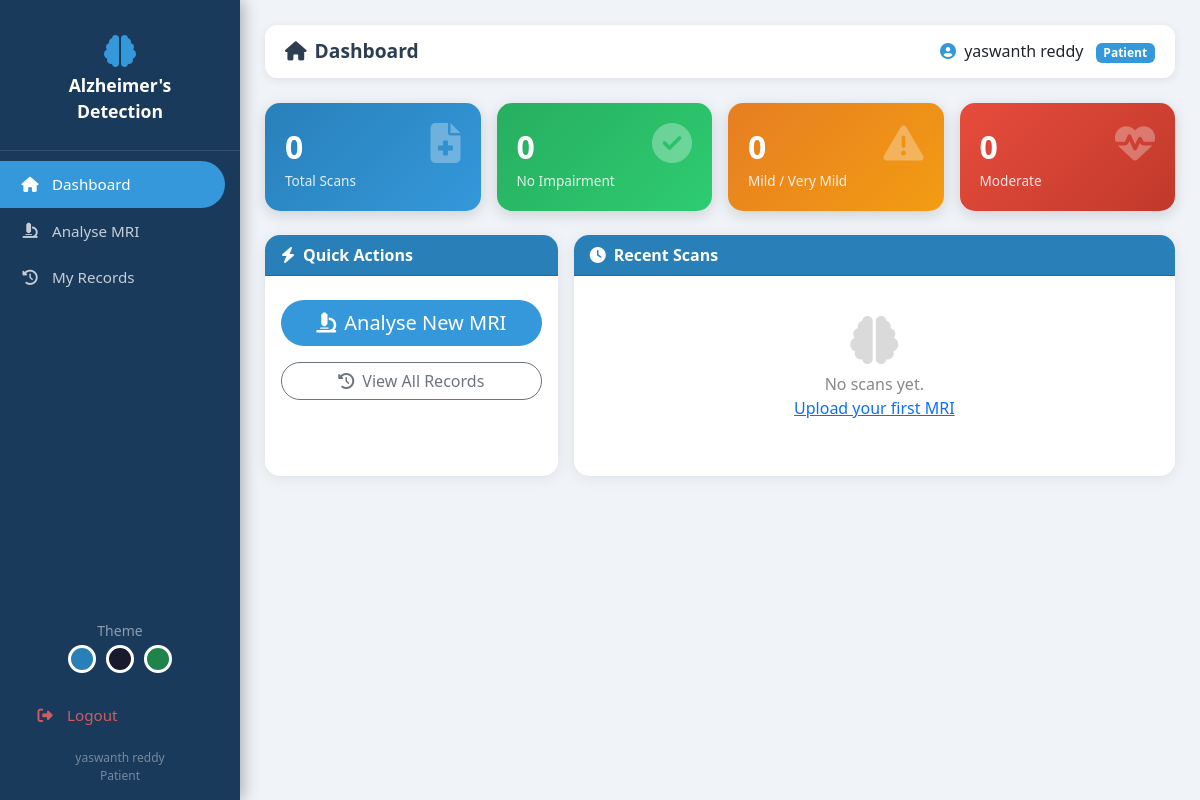
Page /dashboard (signed in) on the earlier database version.
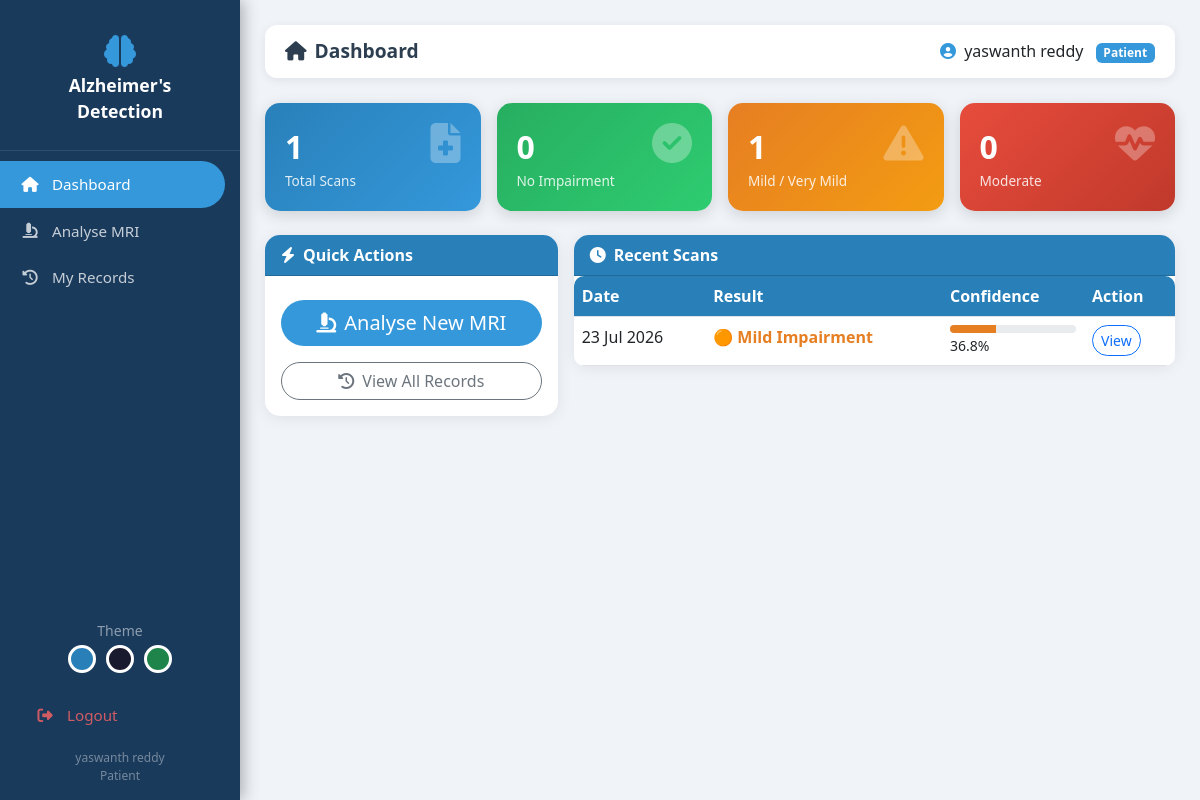
Same page on the later database version.
### app.py (models this page shows)
class Record(db.Model):
    id = db.Column(db.Integer, primary_key=True)
    user_id = db.Column(db.Integer, db.ForeignKey('user.id'), nullable=False)
    image_path = db.Column(db.String(200))
    prediction = db.Column(db.String(100))
    confidence = db.Column(db.Float)
    mild_prob = db.Column(db.Float)
    moderate_prob = db.Column(db.Float)
    no_prob = db.Column(db.Float)
    verymild_prob = db.Column(db.Float)
    created_at = db.Column(db.DateTime, default=datetime.utcnow)
    notes = db.Column(db.Text, default='')

### app.py (the view)
@app.route('/dashboard')
@login_required
def dashboard():
    user = User.query.get(session['user_id'])
    records = Record.query.filter_by(
        user_id=user.id).order_by(
        Record.created_at.desc()).limit(5).all()
    total = Record.query.filter_by(user_id=user.id).count()
    stats = {
        'total': total,
        'no': Record.query.filter_by(
            user_id=user.id,
            prediction='No Impairment').count(),
        'mild': Record.query.filter_by(
            user_id=user.id,
            prediction='Mild Impairment').count(),
        'moderate': Record.query.filter_by(
            user_id=user.id,
            prediction='Moderate Impairment').count(),
        'verymild': Record.query.filter_by(
            user_id=user.id,
            prediction='Very Mild Impairment').count(),
    }
    return render_template('dashboard.html',
                           user=user,
                           records=records,
                           stats=stats,
                           stage_info=STAGE_INFO)

### app.py (called while the page is built)
def login_required(f):
    from functools import wraps
    @wraps(f)
    def decorated(*args, **kwargs):
        if 'user_id' not in session:
            flash('Please login first.', 'warning')
            return redirect(url_for('login'))
        return f(*args, **kwargs)
    return decorated

### templates/dashboard.html (shortened to what this page needs)
{% extends 'base.html' %}
{% block page_title %}<i class="fas fa-home me-2"></i>Dashboard{% endblock %}
{% block content %}
<div class="row g-3 mb-4">
  <div class="col-md-3">
    <div class="stat-card position-relative" style="background:linear-gradient(135deg,#2980b9,#3498db)">
      <i class="fas fa-file-medical"></i>
      <div class="num">{{ stats.total }}</div>
      <div class="lbl">Total Scans</div>
    </div>
  </div>
  <div class="col-md-3">
    <div class="stat-card position-relative" style="background:linear-gradient(135deg,#27ae60,#2ecc71)">
      <i class="fas fa-check-circle"></i>
      <div class="num">{{ stats.no }}</div>
      <div class="lbl">No Impairment</div>
    </div>
  </div>
  <div class="col-md-3">
    <div class="stat-card position-relative" style="background:linear-gradient(135deg,#e67e22,#f39c12)">
      <i class="fas fa-exclamation-triangle"></i>
      <div class="num">{{ stats.mild + stats.verymild }}</div>
      <div class="lbl">Mild / Very Mild</div>
    </div>
  </div>
  <div class="col-md-3">
    <div class="stat-card position-relative" style="background:linear-gradient(135deg,#e74c3c,#c0392b)">
      <i class="fas fa-heartbeat"></i>
      <div class="num">{{ stats.moderate }}</div>
      <div class="lbl">Moderate</div>
    </div>
  </div>
</div>
<div class="row g-3">
  <div class="col-md-4">
    <div class="card h-100">
      <div class="card-header"><i class="fas fa-bolt me-2"></i>Quick Actions</div>
      <div class="card-body d-flex flex-column gap-3 pt-4">
        <a href="{{ url_for('predict_page') }}"
           class="btn btn-primary btn-lg rounded-pill">
          <i class="fas fa-microscope me-2"></i>Analyse New MRI
        </a>
        <a href="{{ url_for('history') }}"
           class="btn btn-outline-secondary rounded-pill">
          <i class="fas fa-history me-2"></i>View All Records
        </a>
      </div>
    </div>
  </div>
  <div class="col-md-8">
    <div class="card">
      <div class="card-header">
        <i class="fas fa-clock me-2"></i>Recent Scans
      </div>
      <div class="card-body p-0">
        {% if records %}
        <table class="table table-hover mb-0">
          <thead>
            <tr>
              <th>Date</th>
              <th>Result</th>
              <th>Confidence</th>
              <th>Action</th>
            </tr>
          </thead>
          <tbody>
            {% for r in records %}
            <tr>
              <td>{{ r.created_at.strftime('%d %b %Y') }}</td>
              <td>
                {% set info = stage_info.get(r.prediction, ('?','#888','❓')) %}
                <span style="color:{{ info[1] }};font-weight:600">
                  {{ info[2] }} {{ r.prediction }}
                </span>
              </td>
              <td>
                <div class="progress" style="height:8px;border-radius:5px">
                  <div class="progress-bar" role="progressbar"
                       style="width:{{ r.confidence }}%;background:{{ info[1] }}">
                  </div>
                </div>
                <small>{{ '%.1f'|format(r.confidence) }}%</small>
              </td>
              <td>
                <a href="{{ url_for('result', record_id=r.id) }}"
                   class="btn btn-sm btn-outline-primary rounded-pill">
                  View
                </a>
              </td>
            </tr>
            {% endfor %}
          </tbody>
        </table>
        {% else %}
        <div style="text-align:center;padding:40px;color:#888">
          <i class="fas fa-brain" style="font-size:3rem;opacity:.3"></i>
          <p class="mt-2">No scans yet.<br>
            <a href="{{ url_for('predict_page') }}">Upload your first MRI</a>
          </p>
        </div>
        {% endif %}
      </div>
    </div>
  </div>
</div>
{% endblock %}

Differences in the rows shown:
added Record: created_at "23 Jul 2026", info "🟠", prediction "Mild Impairment", confidence "36.8"
Other differences:
{{ stats.total }}: "0" → "1"
{{ stats.mild + stats.verymild }}: "0" → "1"
text no longer shown: "No scans yet. Upload your first MRI"
text now shown: "Date Result Confidence Action"
